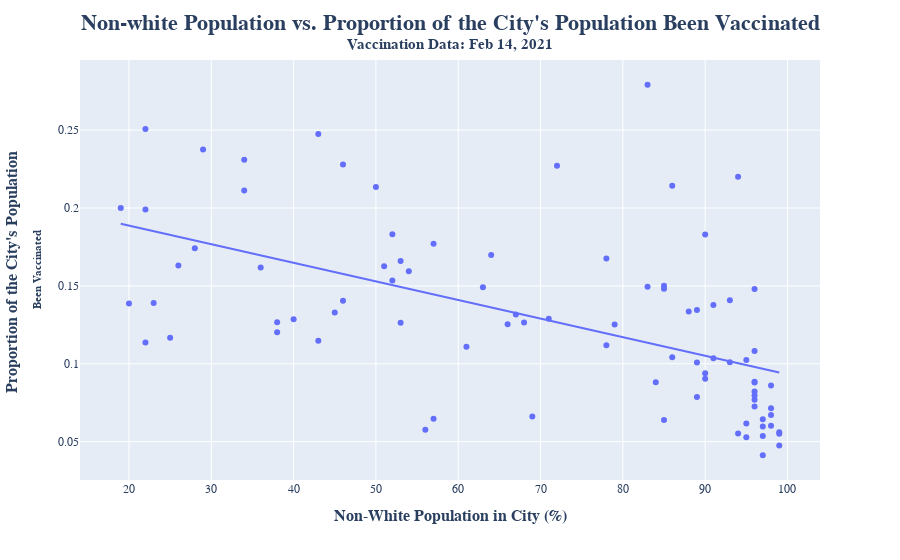

The code cell stored with this chart in its notebook:
### Code cell
fig = px.scatter(
    data,
    x = "Non-white Pop (%)",
    y = "Proportion",
    trendline="ols",
    hover_name="City",
    hover_data={
        "City": False,
        "Non-white Pop (%)": True,
        "Proportion": True,
    }
)

fig.update_layout(
    xaxis_title="<b>Non-White Population in City (%)</b>",
    yaxis_title="<b>Proportion of the City's Population <br><sub>Been Vaccinated<sub></b>",
    font=dict(family="Arial"),
    title = "<b>Non-white Population vs. Proportion of the City's Population Been Vaccinated<b><br><sup>Vaccination Data: Feb 14, 2021</sup>",
    title_x = 0.5,
    xaxis_title_font=dict(size=16), 
    yaxis_title_font=dict(size=16),
    title_font=dict(size=22)
)
fig.show()
fig.write_html("racial_plot.html")

### Figure 1 — Plotly figure (JSON) as saved in the notebook; plotly's stock layout.template omitted (floating-point values rounded to 4 significant figures)
{"data": [{"customdata": [["Agoura Hills"], ["Alhambra"], ["Arcadia"], ["Artesia"], ["Avalon"], ["Azusa"], ["Baldwin Park"], ["Bell"], ["Bell Gardens"], ["Bellflower"], ["Beverly Hills"], ["Bradbury"], ["Burbank"], ["Calabasas"], ["Carson"], ["Cerritos"], ["Claremont"], ["Commerce"], ["Compton"], ["Covina"], ["Cudahy"], ["Culver City"], ["Diamond Bar"], ["Downey"], ["Duarte"], ["El Monte"], ["El Segundo"], ["Gardena"], ["Glendale"], ["Glendora"], ["Hawaiian Gardens"], ["Hawthorne"], ["Hermosa Beach"], ["Hidden Hills"], ["Huntington Park"], ["Inglewood"], ["Irwindale"], ["La Canada Flintridge"], ["La Habra Heights"], ["La Mirada"], ["La Puente"], ["La Verne"], ["Lakewood"], ["Lancaster"], ["Lawndale"], ["Lomita"], ["West Los Angeles"], ["East Los Angeles"], ["Lynwood"], ["Malibu"], ["Manhattan Beach"], ["Maywood"], ["Monrovia"], ["Monterey Park"], ["Montebello"], ["Norwalk"], ["Palos Verdes Estates"], ["Paramount"], ["Pasadena"], ["Pico Rivera"], ["Pomona"], ["Rancho Palos Verdes"], ["Redondo Beach"], ["Rolling Hills"], ["Rolling Hills Estates"], ["Rosemead"], ["San Dimas"], ["San Fernando"], ["San Gabriel"], ["San Marino"], ["Santa Clarita"], ["Santa Fe Springs"], ["Santa Monica"], ["Sierra Madre"], ["Signal Hill"], ["South El Monte"], ["South Gate"], ["South Pasadena"], ["Temple City"], ["Torrance"], ["Vernon"], ["Walnut"], ["West Covina"], ["West Hollywood"], ["Westlake Village"], ["Whittier"]], "hovertemplate": "<b>%{hovertext}</b><br><br>Non-white Pop (%)=%{x}<br>Proportion=%{y}<extra></extra>", "hovertext": ["Agoura Hills", "Alhambra", "Arcadia", "Artesia", "Avalon", "Azusa", "Baldwin Park", "Bell", "Bell Gardens", "Bellflower", "Beverly Hills", "Bradbury", "Burbank", "Calabasas", "Carson", "Cerritos", "Claremont", "Commerce", "Compton", "Covina", "Cudahy", "Culver City", "Diamond Bar", "Downey", "Duarte", "El Monte", "El Segundo", "Gardena", "Glendale", "Glendora", "Hawaiian Gardens", "Hawthorne", "Hermosa Beach", "Hidden Hills", "Huntington Park", "Inglewood", "Irwindale", "La Canada Flintridge", "La Habra Heights", "La Mirada", "La Puente", "La Verne", "Lakewood", "Lancaster", "Lawndale", "Lomita", "West Los Angeles", "East Los Angeles", "Lynwood", "Malibu", "Manhattan Beach", "Maywood", "Monrovia", "Monterey Park", "Montebello", "Norwalk", "Palos Verdes Estates", "Paramount", "Pasadena", "Pico Rivera", "Pomona", "Rancho Palos Verdes", "Redondo Beach", "Rolling Hills", "Rolling Hills Estates", "Rosemead", "San Dimas", "San Fernando", "San Gabriel", "San Marino", "Santa Clarita", "Santa Fe Springs", "Santa Monica", "Sierra Madre", "Signal Hill", "South El Monte", "South Gate", "South Pasadena", "Temple City", "Torrance", "Vernon", "Walnut", "West Covina", "West Hollywood", "Westlake Village", "Whittier"], "legendgroup": "", "marker": {"color": "#636efa", "symbol": "circle"}, "mode": "markers", "name": "", "orientation": "v", "showlegend": false, "type": "scatter", "x": [26, 91, 78, 85, 57, 83, 96, 95, 97, 84, 22, 45, 43, 22, 93, 86, 52, 98, 99, 79, 97, 53, 83, 86, 90, 96, 38, 96, 38, 52, 94, 97, 23, 19, 99, 96, 91, 46, 56, 68, 96, 51, 66, 69, 85, 61, 46, 98, 98, 20, 28, 99, 67, 96, 93, 90, 34, 95, 64, 95, 89, 50, 40, 29, 43, 96, 54, 96, 89, 72, 53, 89, 36, 34, 71, 98, 97, 57, 85, 63, 94, 90, 88, 25, 22, 78], "xaxis": "x", "y": [0.1631, 0.1377, 0.1675, 0.1501, 0.06462, 0.2792, 0.08845, 0.05287, 0.05366, 0.08808, 0.2508, 0.1328, 0.1147, 0.199, 0.1408, 0.2144, 0.1831, 0.08601, 0.04748, 0.1252, 0.04124, 0.166, 0.1494, 0.1041, 0.09033, 0.08212, 0.1202, 0.08801, 0.1266, 0.1534, 0.05519, 0.05967, 0.139, 0.2, 0.05598, 0.07251, 0.1035, 0.2279, 0.05769, 0.1265, 0.07691, 0.1626, 0.1253, 0.06613, 0.0639, 0.1109, 0.1405, 0.06714, 0.06024, 0.1386, 0.1741, 0.05501, 0.1316, 0.148, 0.1009, 0.0939, 0.231, 0.06158, 0.1699, 0.1025, 0.0787, 0.2134, 0.1286, 0.2376, 0.2475, 0.1082, 0.1594, 0.0796, 0.1345, 0.2271, 0.1264, 0.1008, 0.1617, 0.2112, 0.1289, 0.07134, 0.06435, 0.177, 0.1482, 0.1491, 0.2201, 0.1831, 0.1335, 0.1167, 0.1136, 0.1118], "yaxis": "y"}, {"hovertemplate": "<b>OLS trendline</b><br>Proportion = -0.00119478 * Non-white Pop (%) + 0.21263<br>R<sup>2</sup>=0.309611<br><br>Non-white Pop (%)=%{x}<br>Proportion=%{y} <b>(trend)</b><extra></extra>", "legendgroup": "", "marker": {"color": "#636efa", "symbol": "circle"}, "mode": "lines", "name": "", "showlegend": false, "type": "scatter", "x": [19, 20, 22, 22, 22, 23, 25, 26, 28, 29, 34, 34, 36, 38, 38, 40, 43, 43, 45, 46, 46, 50, 51, 52, 52, 53, 53, 54, 56, 57, 57, 61, 63, 64, 66, 67, 68, 69, 71, 72, 78, 78, 79, 83, 83, 84, 85, 85, 85, 86, 86, 88, 89, 89, 89, 90, 90, 90, 91, 91, 93, 93, 94, 94, 95, 95, 95, 96, 96, 96, 96, 96, 96, 96, 96, 97, 97, 97, 97, 98, 98, 98, 98, 99, 99, 99], "xaxis": "x", "y": [0.1899, 0.1887, 0.1863, 0.1863, 0.1863, 0.1851, 0.1828, 0.1816, 0.1792, 0.178, 0.172, 0.172, 0.1696, 0.1672, 0.1672, 0.1648, 0.1613, 0.1613, 0.1589, 0.1577, 0.1577, 0.1529, 0.1517, 0.1505, 0.1505, 0.1493, 0.1493, 0.1481, 0.1457, 0.1445, 0.1445, 0.1397, 0.1374, 0.1362, 0.1338, 0.1326, 0.1314, 0.1302, 0.1278, 0.1266, 0.1194, 0.1194, 0.1182, 0.1135, 0.1135, 0.1123, 0.1111, 0.1111, 0.1111, 0.1099, 0.1099, 0.1075, 0.1063, 0.1063, 0.1063, 0.1051, 0.1051, 0.1051, 0.1039, 0.1039, 0.1015, 0.1015, 0.1003, 0.1003, 0.09913, 0.09913, 0.09913, 0.09793, 0.09793, 0.09793, 0.09793, 0.09793, 0.09793, 0.09793, 0.09793, 0.09674, 0.09674, 0.09674, 0.09674, 0.09554, 0.09554, 0.09554, 0.09554, 0.09435, 0.09435, 0.09435], "yaxis": "y"}], "layout": {"font": {"family": "Arial"}, "legend": {"tracegroupgap": 0}, "margin": {"t": 60}, "title": {"font": {"size": 22}, "text": "<b>Non-white Population vs. Proportion of the City's Population Been Vaccinated<b><br><sup>Vaccination Data: Feb 14, 2021</sup>", "x": 0.5}, "xaxis": {"anchor": "y", "domain": [0, 1], "title": {"font": {"size": 16}, "text": "<b>Non-White Population in City (%)</b>"}}, "yaxis": {"anchor": "x", "domain": [0, 1], "title": {"font": {"size": 16}, "text": "<b>Proportion of the City's Population <br><sub>Been Vaccinated<sub></b>"}}}}
